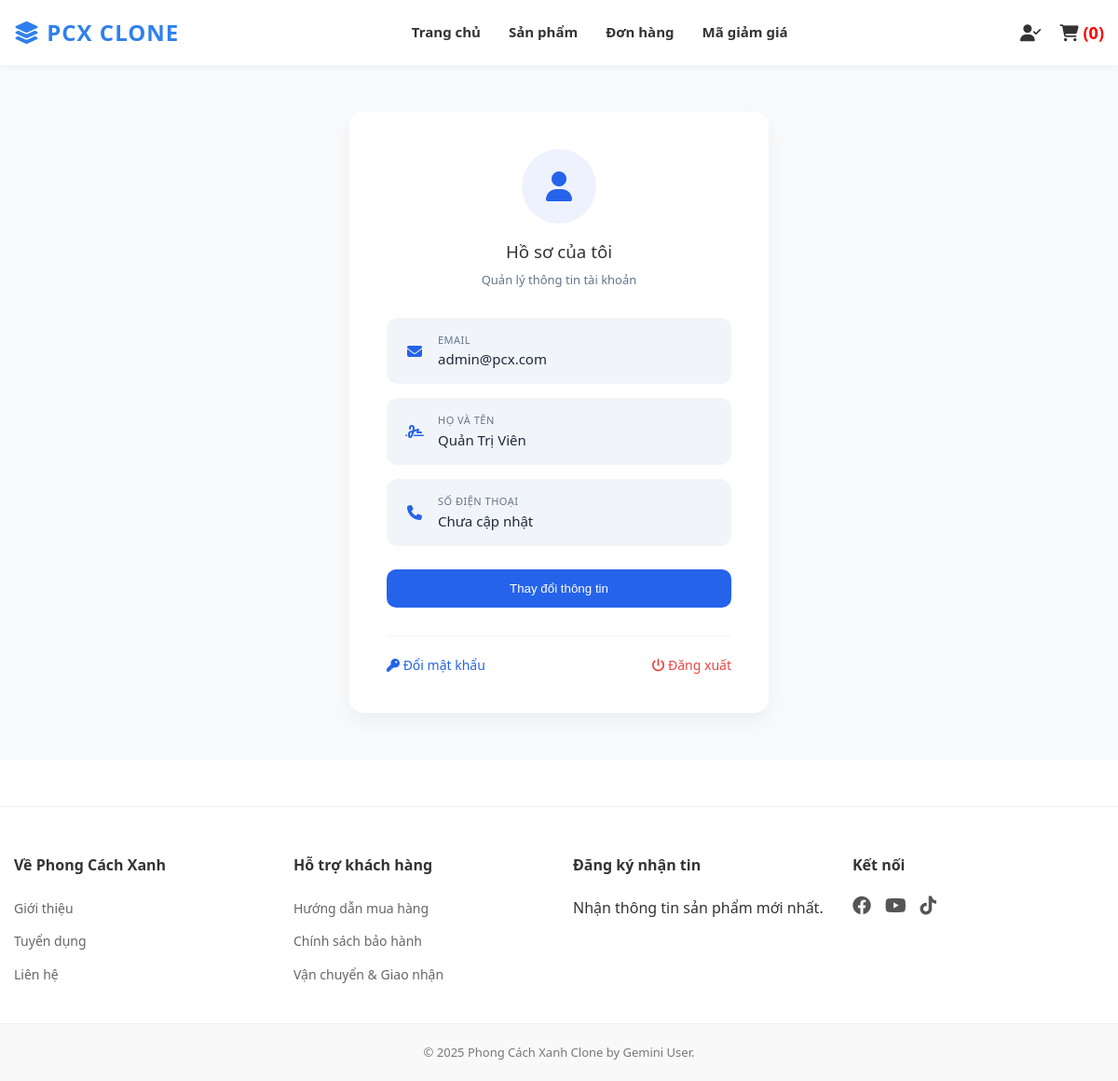
Page /index.php?controller=auth&action=profile (signed in) on the committed database.
### tables this page shows
CREATE TABLE `users` (
  `user_id` int(11) NOT NULL,
  `full_name` varchar(100) NOT NULL,
  `email` varchar(100) NOT NULL,
  `password` varchar(255) NOT NULL,
  `phone` varchar(20) DEFAULT NULL,
  `role` tinyint(1) DEFAULT 0 COMMENT '1: Admin, 0: Khách hàng',
  `created_at` datetime DEFAULT current_timestamp()
);

### app/controllers/client/AuthController.php (called while the page is built, shortened)
<?php
require_once 'app/models/client/UserModel.php';
class AuthController
{
    public function profile() {
        $userModel = new UserModel();
        $user_id = $_SESSION['user_id'];
        $user = $userModel->getUserById($user_id);
        require_once 'views/client/profile/profile.php';
    }
}

### app/models/client/UserModel.php (called while the page is built, shortened)
<?php
require_once 'app/config/database.php';
class UserModel
{
    private $conn;
    public function __construct()
    {
        $db = new Database();
        $this->conn = $db->getConnection();
    }
    public function getUserById($id) {
        $sql = "SELECT * FROM users WHERE user_id = ?";
        $stmt = $this->conn->prepare($sql);
        $stmt->execute([$id]);
        return $stmt->fetch(PDO::FETCH_ASSOC);
    }
}

### app/config/database.php (called while the page is built, shortened)
<?php
class Database
{
    private $host = "localhost";
    private $db_name = "pcx_db";
    private $username = "root";
    private $password = "";
    public function getConnection()
    {
        $this->conn = null;
        try {
            $this->conn = new PDO("mysql:host=" . $this->host . ";dbname=" . $this->db_name, $this->username, $this->password);
            $this->conn->exec("set names utf8");
            $this->conn->setAttribute(PDO::ATTR_ERRMODE, PDO::ERRMODE_EXCEPTION);
        } catch (PDOException $exception) {
            echo "Lỗi kết nối: " . $exception->getMessage();
        }
        return $this->conn;
    }
}

### views/client/profile/profile.php (the view, shortened to what this page needs)
<?php require_once 'views/client/layouts/header.php'; ?>
<link rel="stylesheet" href="assets/css/profile.css">
<div class="profile-wrapper">
    <div class="profile-card">
        <div class="profile-header">
            <div class="profile-icon-circle">
                <i class="fa-solid fa-user fa-2xl"></i>
            </div>
            <h3 style="font-weight: normal; margin: 0;">Hồ sơ của tôi</h3>
            <p style="color: #64748b; font-size: 13px; margin-top: 5px;">Quản lý thông tin tài khoản</p>
        </div>
        <div id="view-section">
            <div class="info-group">
                <i class="fa-solid fa-envelope"></i>
                <div>
                    <span class="info-label">Email</span>
                    <span class="info-value"><?php echo $user['email']; ?></span>
                </div>
            </div>
            <div class="info-group">
                <i class="fa-solid fa-signature"></i>
                <div>
                    <span class="info-label">Họ và Tên</span>
                    <span class="info-value"><?php echo $user['full_name']; ?></span>
                </div>
            </div>
            <div class="info-group">
                <i class="fa-solid fa-phone"></i>
                <div>
                    <span class="info-label">Số điện thoại</span>
                    <span class="info-value"><?php echo $user['phone'] ?? 'Chưa cập nhật'; ?></span>
                </div>
            </div>
            <button onclick="toggleEdit()" class="btn-edit-toggle">
                Thay đổi thông tin
            </button>
        </div>
        <div class="profile-footer-links">
            <a href="index.php?controller=auth&action=changePassword" class="link-password">
                <i class="fa-solid fa-key"></i> Đổi mật khẩu
            </a>
            <a href="index.php?controller=auth&action=logout" class="link-logout">
                <i class="fa-solid fa-power-off"></i> Đăng xuất
            </a>
        </div>
    </div>
</div>
<?php require_once 'views/client/layouts/footer.php'; ?>

### assets/css/base.css (style rules this page uses)
:root { --primary-color: #2f80ed; --text-color: #333; --bg-light: #f4f6f8; --danger: #e74c3c; --success: #27ae60; }
* { box-sizing: border-box; margin: 0; padding: 0; }
body { font-family: 'Segoe UI', sans-serif; line-height: 1.6; color: var(--text-color); }
a { text-decoration: none; color: inherit; }

### assets/css/profile.css (style rules this page uses)
.profile-wrapper { padding: 50px 0; background-color: #f8fafc; min-height: calc(100vh - 200px); }
.profile-card { max-width: 450px; margin: 0 auto; background: #fff; border-radius: 15px; box-shadow: 0 10px 25px rgba(0,0,0,0.05); padding: 40px; font-family: 'Segoe UI', Tahoma, Geneva, Verdana, sans-serif; }
.profile-header { text-align: center; margin-bottom: 30px; }
.profile-icon-circle { width: 80px; height: 80px; background: #eef2ff; border-radius: 50%; display: flex; align-items: center; justify-content: center; margin: 0 auto 15px; color: #2563eb; }
.info-group { background: #f1f5f9; padding: 15px 20px; border-radius: 12px; margin-bottom: 15px; display: flex; align-items: center; }
.info-group i { margin-right: 15px; color: #2563eb; width: 20px; text-align: center; }
.info-label { display: block; font-size: 11px; color: #64748b; text-transform: uppercase; letter-spacing: 0.5px; }
.info-value { display: block; font-size: 15px; color: #1e293b; font-weight: normal; }
.btn-edit-toggle { width: 100%; padding: 13px; background: #2563eb; color: white; border: none; border-radius: 10px; cursor: pointer; margin-top: 10px; transition: 0.3s; }
.profile-footer-links { margin-top: 30px; padding-top: 20px; border-top: 1px solid #f1f5f9; display: flex; justify-content: space-between; }
.profile-footer-links a { text-decoration: none !important; font-size: 14px; font-weight: normal !important; }
.link-password { color: #2563eb; }
.link-logout { color: #ef4444; }

### rows in the picture
users: email "admin@pcx.com", full_name "Quản Trị Viên", phone "Chưa cập nhật"

### other values in the picture
$display_count "0"
